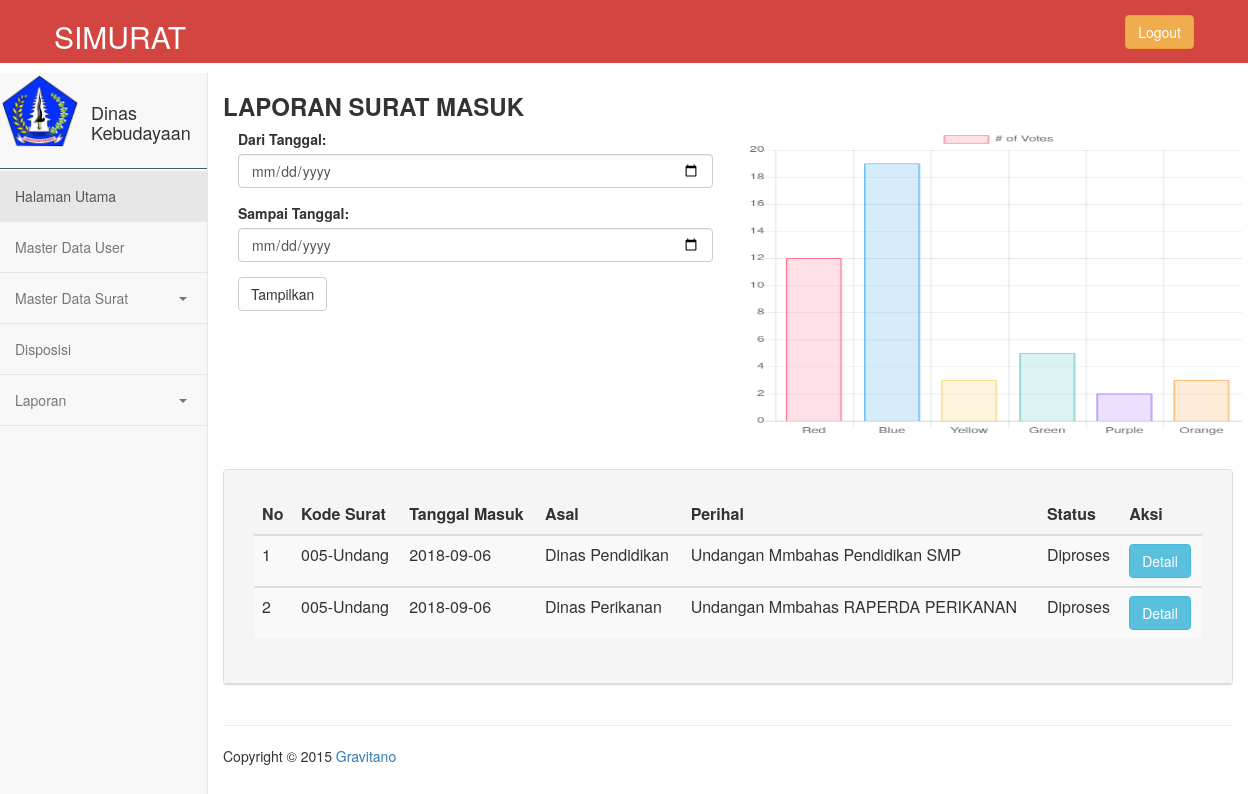
Page /admin/laporan-suratmasuk.php on the committed database.
### tables this page shows
CREATE TABLE `tb_smasuk` (
  `id_suratmasuk` int(11) NOT NULL,
  `kode_user` varchar(11) NOT NULL,
  `kode_surat` varchar(11) NOT NULL,
  `id_foto_surat` varchar(11) NOT NULL,
  `tanggal_surat` date NOT NULL,
  `nomor_surat` varchar(20) NOT NULL,
  `asal_surat` varchar(20) NOT NULL,
  `lampiran` varchar(10) NOT NULL,
  `perihal` varchar(50) NOT NULL,
  `tanggal_acara` date NOT NULL,
  `jam` varchar(20) NOT NULL,
  `tempat` varchar(50) NOT NULL,
  `status` varchar(20) NOT NULL
);

### admin/laporan-suratmasuk.php (the view)
<?php
  include("include/header.php");
  include("include/sidebar.php");
?>
  <div class="col-md-10 ">
    <h3><b> LAPORAN SURAT MASUK</b></h3>
    <div class="col-md-6">
 <form action="/action_page.php">
  <div class="form-group">
    <label for="date">Dari Tanggal:</label>
    <input type="date" class="form-control" id="date">
  </div>
  <div class="form-group">
    <label for="date">Sampai Tanggal:</label>
    <input type="date" class="form-control" id="date">
  </div>
  <button type="submit" class="btn btn-default">Tampilkan</button>
</form>
  </div>
    <div class="col-md-6">
    <canvas id="myChart" width="150px" height="150px"></canvas>
  </div>
<script>
var ctx = document.getElementById("myChart").getContext('2d');
var myChart = new Chart(ctx, {
    type: 'bar',
    data: {
        labels: ["Red", "Blue", "Yellow", "Green", "Purple", "Orange"],
        datasets: [{
            label: '# of Votes',
            data: [12, 19, 3, 5, 2, 3],
            backgroundColor: [
                'rgba(255, 99, 132, 0.2)',
                'rgba(54, 162, 235, 0.2)',
                'rgba(255, 206, 86, 0.2)',
                'rgba(75, 192, 192, 0.2)',
                'rgba(153, 102, 255, 0.2)',
                'rgba(255, 159, 64, 0.2)'
            ],
            borderColor: [
                'rgba(255,99,132,1)',
                'rgba(54, 162, 235, 1)',
                'rgba(255, 206, 86, 1)',
                'rgba(75, 192, 192, 1)',
                'rgba(153, 102, 255, 1)',
                'rgba(255, 159, 64, 1)'
            ],
            borderWidth: 1
        }]
    },
    options: {
        scales: {
            yAxes: [{
                ticks: {
                    beginAtZero:true
                }
            }]
        }
    }
});
</script>
<div class="content-lap">
          <div class="panel panel-default">
   <div class="panel-heading">
  <div class="panel-body">
     <table class="table table-striped">
    <thead>
      <tr>
        <th>No</th>
        <th> Kode Surat </th>
        <th> Tanggal Masuk  </th>
        <th> Asal  </th>
        <th>Perihal </th>
        <th> Status</th>
        <th> Aksi</th>
      </tr>
    </thead>
    <?php include("../koneksi.php"); ?>
    <?php
      $no = 1;
      $data = mysqli_query($koneksi, "SELECT * FROM tb_smasuk ORDER BY id_suratmasuk DESC");
      while($d = mysqli_fetch_array($data)){
    ?>
    <tbody>
      <tr>
        <td><?php echo $no++ ?></td>
        <td><?php echo $d['kode_surat'] ?></td>
        <td><?php echo $d['tanggal_surat'] ?></td>
        <td><?php echo $d['asal_surat'] ?></td>
        <td><?php echo $d['perihal'] ?></td>
        <td><?php echo $d['status'] ?></td>
        <td>
<button type="button" class="btn btn-info">Detail</button></td>
      </tr>
    </tbody>
    <?php
}
?>
  </table>
	</div>
</div>
  	</div>
  		<footer class="pull-left footer">
  			<p class="col-md-12">
  				<hr class="divider">
  				Copyright &COPY; 2015 <a href="http://www.pingpong-labs.com">Gravitano</a>
  			</p>
  		</footer>
  	</div>

### css/style-admin.css (style rules this page uses)
* { padding : 0px; margin : 0px; }
.footer { width: 100%; }
canvas#myChart { width: 523px !important; height: 310px !important; }
.content-lap { margin-top: 350px; }

### rows in the picture
tb_smasuk: kode_surat "005-Undang", tanggal_surat "2018-09-06", asal_surat "Dinas Pendidikan", perihal "Undangan Mmbahas Pendidikan SMP", status "Diproses"
tb_smasuk: kode_surat "005-Undang", tanggal_surat "2018-09-06", asal_surat "Dinas Perikanan", perihal "Undangan Mmbahas RAPERDA PERIKANAN", status "Diproses"
